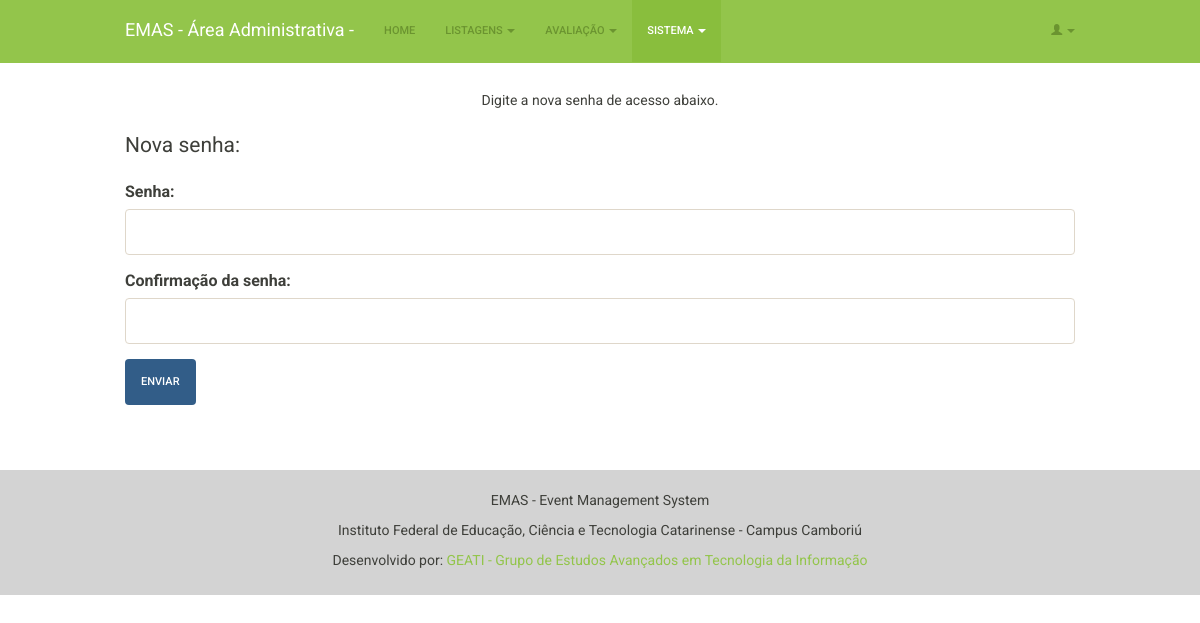
Page /index.php/admin/login/alterarsenha on the earlier database version.
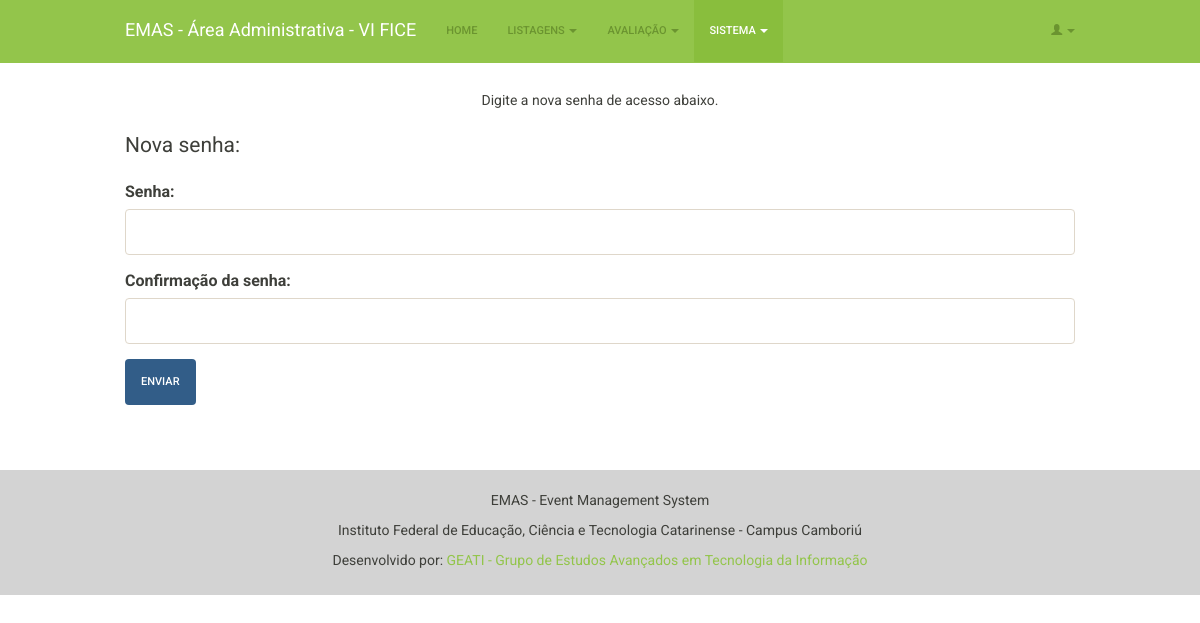
Same page on the later database version.
### tables this page shows
CREATE TABLE `eventos` (
  `id` int(11) NOT NULL AUTO_INCREMENT,
  `nome` varchar(300) DEFAULT NULL,
  `data_inicio` date DEFAULT NULL,
  `data_termino` date DEFAULT NULL,
  `sigla` varchar(15) NOT NULL,
  PRIMARY KEY (`id`)
);

### application/views/template_admin.php (called while the page is built)
<?php
$this->load->view('header_admin');
$this->load->view($content);
$this->load->view('footer');
?>

### application/controllers/admin/login.php (called while the page is built, shortened)
<?php if ( ! defined('BASEPATH')) exit('No direct script access allowed');
class Login extends CI_Controller
{
	public function __construct()
	{
		$this->load->model('Usuarios');
		$this->load->library('crypto');
	}
	public function alterarsenha()
	{
		$data['title'] = 'Alteração da senha de acesso';
		$data['content'] = 'alterar_senha';
		$data['link_nav'] = 'sistema';
		$data['user'] = $this->auth->get_usuario_logado();
		$data['event'] = $this->em->getEvent();
		$data['module_title'] = 'Área administrativa';
		$data['module'] = 'admin';
		$data['additional_script'] = "
			$.formUtils.addValidator({
			  name : 'matchfield',
			  validatorFunction : function(value, \$el, config, language, \$form) {
			  	field_match = \$el.prop('data-match');
			  	if(value != $('#' . field_match).val()) {
			  		return false;
			  	}
			    return true;
			  },
			  errorMessage : 'Value of fields don't matches',
			  errorMessageKey: 'fieldsDontMatch'
			});
			$.validate();
		";
		$this->load->view('template_admin', $data);
	}
}

### index.php (called while the page is built, shortened)
<?php
require_once BASEPATH.'core/CodeIgniter.php';

### application/libraries/auth.php (called while the page is built, shortened)
<?php
class Auth
{
	private $_ci;
	public function __construct()
	{
		$this->_ci   =& get_instance();
	}
	public function get_usuario_logado()
	{
		$usuario                = new stdClass;
		$usuario->id_usuario    = $this->_ci->session->userdata('id_usuario');
		$usuario->nome_usuario  = $this->_ci->session->userdata('nome_usuario');
		$usuario->login_usuario = $this->_ci->session->userdata('login_usuario');
		$usuario->email_usuario = $this->_ci->session->userdata('email_usuario');
		$usuario->tipo          = $this->_ci->session->userdata('tipo_usuario');
		return $usuario;
	}
}

### application/libraries/Session.php (called while the page is built, shortened)
<?php
class CI_Session
{
    public function userdata($id)
    {
        return isset($_SESSION[$id]) ? $_SESSION[$id] : false;
    }
}

### application/libraries/em.php (called while the page is built, shortened)
<?php
class Em
{
    private $ci;
    private $currentEvent;
    public function __construct()
    {
        $this->ci =& get_instance();
        $this->ci->config->load('evento');
        $this->currentEvent = $this->ci->config->item('currentEvent');
    }
    public function getEvent()
    {
        return $this->ci->Eventos->get($this->currentEvent);
    }
}

### application/models/eventos.php (called while the page is built, shortened)
<?php
class Eventos extends CI_Model
{
    public function get($id)
    {
        return $this->db->where('id', $id)->get('eventos')->row();
    }
}

### application/views/header_admin.php (the view, shortened to what this page needs)
<!DOCTYPE html>
<html lang="pt-br">
  <head>
    <link rel="stylesheet" type="text/css" href="<?php echo base_url(); ?>css/bootstrap.min.css" rel=
    "stylesheet">
    <link rel="stylesheet" type="text/css" href="<?php echo base_url(); ?>css/site.css" rel=
    "stylesheet">
    <link rel="stylesheet" type="text/css" href="<?php echo base_url(); ?>css/font-awesome.min.css" rel="stylesheet">
    <link rel="stylesheet" type="text/css" href="<?php echo base_url(); ?>css/offcanvas.css" rel="stylesheet">
    <link rel="stylesheet" type="text/css" href="<?php echo base_url(); ?>css/jquery.fancybox.css" media="screen" />
    <link rel="stylesheet" type="text/css" href="<?php echo base_url(); ?>css/jquery.fancybox-buttons.css" />
    <link rel="stylesheet" type="tex/css" href="<?php echo base_url(); ?>css/jquery.dataTables.css">
  </head>
  <body>
    <div class="navbar navbar-fixed-top navbar-inverse" role="navigation" >
      <div class="container maxwidth" >
        <div class="navbar-header">
          <a class="navbar-brand" href="<?php echo base_url(); ?>admin">EMAS - Área Administrativa - <?php echo $event->sigla;?></a>
        </div>
        <div class="collapse navbar-collapse">
          <ul class="nav navbar-nav">
            <li <?php echo ( $link_nav == 'home' ) ? ' class="active"' : ''; ?>><a href="<?php echo base_url(); ?>admin">Home</a></li>
            <li <?php echo ( $link_nav == 'listagens' ) ? ' class="dropdown active"' : ' class="dropdown"'; ?>><a href="#" class="dropdown-toggle" data-toggle="dropdown" role="button" aria-expanded="false">Listagens <span class="caret"></span></a>
            </li>
            <li <?php echo ( $link_nav == 'avaliacao' ) ? ' class="dropdown active"' : ' class="dropdown"'; ?>><a href="#" class="dropdown-toggle" data-toggle="dropdown" role="button" aria-expanded="false">Avaliação <span class="caret"></span></a>
            </li>
            <li <?php echo ( $link_nav == 'sistema' ) ? ' class="dropdown active"' : ' class="dropdown"'; ?>><a href="#" class="dropdown-toggle" data-toggle="dropdown" role="button" aria-expanded="false">Sistema <span class="caret"></span></a>
            </li>
          </ul>
          <ul class="nav navbar-nav navbar-right">
              <li class="dropdown"><a href="#" class="dropdown-toggle" data-toggle="dropdown" role="button" aria-expanded="false" title="<?php echo $user->nome_usuario;?>"><i class="glyphicon glyphicon-user"> </i> <?php echo $user->login_usuario;?> <span class="caret"></span></a>
              </li>
          </ul>
        </div>
      </div>
    </div>
    <div id="corpo" class="container maxwidth">

### application/views/alterar_senha.php (shortened to what this page needs)
<p class="info">Digite a nova senha de acesso abaixo.</p>
<form role="form" method="post" action="<?php echo base_url();?>admin/login/gravarnovasenha">
    <fieldset>
        <legend>Nova senha:</legend>
        <div class="form-group">
            <label for="senha">Senha:</label>
            <input type="password" name="senha" id="senha" class="form-control" data-validation="required" data-validation-error-msg="campo obrigatório" autofocus>
        </div>
        <div class="form-group">
            <label for="confirma_senha">Confirmação da senha:</label>
            <input type="password" name="confirma_senha" id="confirma_senha" class="form-control" data-validation="matchfield" data-match="senha" data-validation-error-msg="A confirmação não confere com a senha" autofocus>
        </div>
        <div class="form-group">
            <button type="submit" class="btn btn-primary">Enviar</button>
        </div>
    </fieldset>
</form>

### application/views/footer.php (shortened to what this page needs)
        </div>
      <footer style="font-size: 14px; padding-top: 20px; padding-bottom: 15px; background-color: lightgrey;">
        <div class="container maxwidth" style="text-align: center;">
            <p>EMAS - Event Management System</p>
            <p>Instituto Federal de Educação, Ciência e Tecnologia Catarinense - Campus Camboriú</p>
            <p>Desenvolvido por: <a href="https://www.facebook.com/geati.ifc" target="_blank" title="Acessar a página do GEATI no Facebook">GEATI - Grupo de Estudos Avançados em Tecnologia da Informação</a>
        </div>
      </footer>
  </body>
</html>

### css/site.css (style rules this page uses)
body { padding-top: 70px; padding-bottom: 0; background: url('../imagens/background.jpg'); }
fieldset { margin-top: 20px; }
p.info { font-size: 14px; font-color: grey; text-align: center !important; margin-top: 20px; margin-bottom: 20px; }
#corpo { min-height: 400px; font-size: 16px; }
#corpo p { text-align: justify; }
.maxwidth { max-width: 980px; }

### css/offcanvas.css (style rules this page uses)
html, body { overflow-x: hidden; }

Differences in the rows shown:
now on this page (row edited): eventos: sigla "VI FICE"
